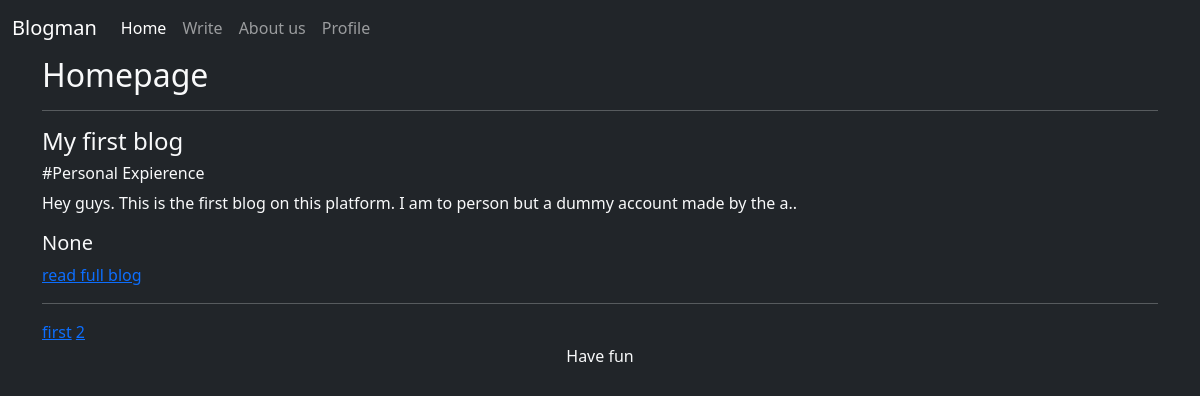
/?page=2 (signed in), run on the app's committed database.
### blogs/models.py (models this page shows, shortened)
class Blog(models.Model):
	id = models.BigAutoField(primary_key= True)
	genre_type = [
		("Science and Technology","Science and Technology"),
		("Literature","Literature"),
		("Action","Action"),
		("Personal Expierence","Personal Expierence"),
	]
	author = models.CharField(max_length=50)
	title  = models.CharField(max_length=100)
	genre  = models.CharField(max_length = 50, blank = True, null = True, choices=genre_type)
	content= models.TextField(blank = False)
	date = models.DateTimeField(blank= False)
	update_time = models.DateTimeField(blank= False, auto_now=True)
	private= models.BooleanField(default= False)
	class Meta:
		ordering = ['date']

### blogs/views.py (the view)
# urls.py: path('',blog_views.index,name="home"),
def index(request, *agrs, **kwargs):
	req_data = request.GET
	page = int(req_data.get('page')) if 'page' in req_data else 1
	start = (page-1)*page_count
	end = page_count*page
	count = (Blog.objects.filter(private=False).count() +page_count-1)//page_count
	blogs = Blog.objects.filter(private=False).order_by('-date')[start:end]
	context={
	"blogs":blogs,
	"cur":page
	}
	if page<count:
		context["last"]=count
		if page+1<count:
			context["next"]=page+1
	if page > 1:
		if page-1!=1:
			context["pre"]=page-1
		context['first']=1
	template = loader.get_template('index.html')
	return HttpResponse(template.render(context, request))

### templates/index.html (shortened to what this page needs)
{%extends 'Base.html'%}
{%block body%}
	<div class="container">
		<h2>Homepage</h2>
		<hr>
		{%for blog in blogs%}
			<h4>{{blog.title}}</h4>
			<h6>#{{blog.genre}}</h6>
			<p>
				{{blog.content|slice:100}}..
			</p>
			<h5>{{blog.date}}</h5>
			<a href="/desc/{{blog.id}}">read full blog</a>
			<hr>
		{%endfor%}
		{%if first%}
			<a  href=/?page={{first}}>first</a>
		{%endif%}
		<a  href=/?page={{cur}}>{{cur}}</a>
	</div>
{%endblock%}

### data on the page
Blog: title "My first blog", genre "Personal Expierence", content "Hey guys. This is the first blog on this platform. I am to person but a dummy account made by the a", date "None"

### other printed values
{{ cur }} "2"
